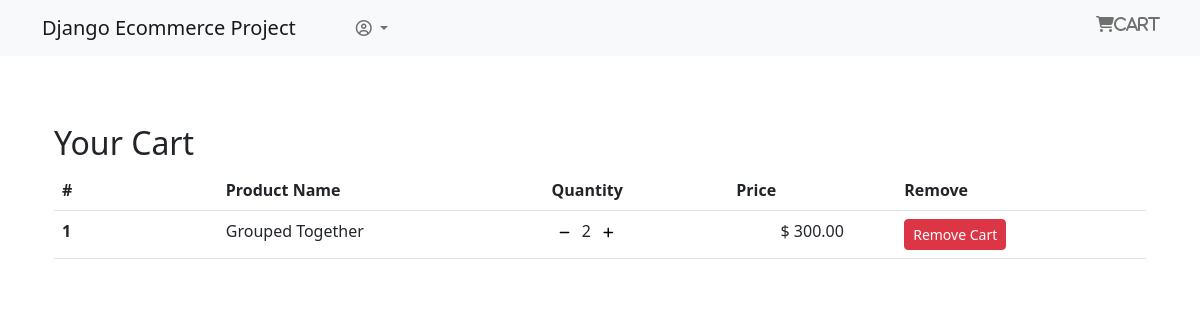
The page /shop/cart/ (signed in) on the database its author committed.
### app_order/models.py (models this page shows, shortened)
class Cart(models.Model):
    user = models.ForeignKey(settings.AUTH_USER_MODEL, on_delete=models.CASCADE, related_name = 'cart')
    item = models.ForeignKey(Product, on_delete=models.CASCADE)
    quantity = models.IntegerField(default=1)
    purchased = models.BooleanField(default=False)
    created = models.DateTimeField(auto_now_add=True)
    updated = models.DateTimeField(auto_now=True)
    def get_total(self):
        total = self.item.price * self.quantity
        float_total = format(total, '0.2f')
        return float_total

### app_shop/models.py (models this page shows, shortened)
class Product(models.Model):
    miniimage = models.ImageField(upload_to='Product')
    name = models.CharField(max_length=264)
    category = models.ForeignKey(Category, on_delete=models.CASCADE, related_name = 'category')
    preview_text = models.TextField(max_length=200, verbose_name='Preview Text')
    details_text = models.TextField(max_length=1000, verbose_name='Description')
    price = models.FloatField()
    old_price = models.FloatField(default=0.00)
    created = models.DateTimeField(auto_now_add=True)
    class Meta:
        ordering = ['-created']

### app_order/views.py (the view)
# urls.py: path('cart/',views.cart_view,name='cart'),
@login_required
def cart_view(request):
    carts = Cart.objects.filter(user=request.user, purchased=False)
    orders = Order.objects.filter(user=request.user, ordered=False)
    if carts.exists() and orders.exists():
        order = orders[0]
        return render(request, 'app_order/cart.html', context={'carts':carts,'orders':orders})
    else:
        messages.warning(request, 'You dont have any item in your cart')
        return redirect('app_shop:home')

### templates/app_order/cart.html
{% extends 'base.html' %}
{% block body_block %}
<div class="container my-5" >
    <div class="my-5" >
        <h2>Your Cart</h2>
        <div>
            <table class="table table-hover" >
                <thead>
                    <tr>
                        <th scope="col" width="15%" >#</th>
                        <th scope="col" >Product Name</th>
                        <th scope="col" >Quantity</th>
                        <th scope="col" align="right">Price</th>
                        <th scope="col" > Remove </th>
                    </tr>
                </thead>
                <tbody>
                    {% for cart in carts %}
                    <tr>
                        <th scope="row">{{ forloop.counter }}</th>
                        <td>{{ cart.item.name }}</td>
                        <td>
                            <a class="mr-2" href="#"><span class="badge badge-light">
                                    <i class="fa fa-minus" style="color: black;" aria-hidden="true"></i></span></a>
                            {{ cart.quantity }}
                            <a class="mr-2" href="#"><span class="badge badge-light">
                                    <i class="fa fa-plus" style="color: black;" aria-hidden="true"></i></span></a>
                        </td>
                        <td align="center">$ {{ cart.get_total }} </td>
                        <td> <a href="#" class="btn btn-danger btn-sm">Remove Cart</a> </td>
                    </tr>
                    {% endfor %}
                </tbody>
            </table>
        </div>
    </div>
</div>
{% endblock %}

### rows shown on the page
Cart: item.name "Grouped Together", quantity "2", get_total "300.00"
